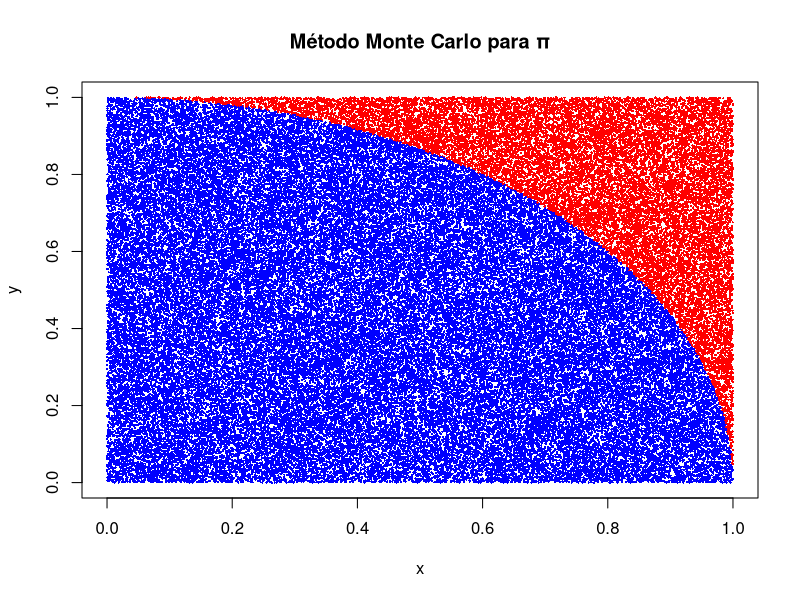

The R source for this figure:
set.seed(123)
n <- 100000
x <- runif(n)
y <- runif(n)

dentro <- sum(x^2 + y^2 <= 1)
pi_aprox <- 4 * dentro / n

cat("Estimación de π con Monte Carlo:", pi_aprox, "\n")

# Opcional: Gráfico
plot(x, y, col = ifelse(x^2 + y^2 <= 1, "blue", "red"), pch=16, cex=0.3,
     main="Método Monte Carlo para π")
